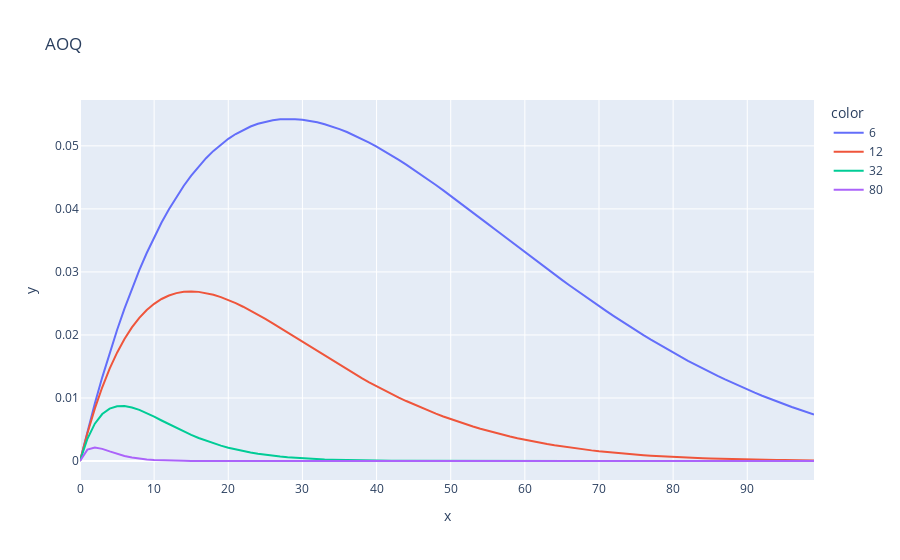

Notebook code cell kept with this figure:
### Code cell
px.line(x=df['NG_units'], y=df['AOQ'], color=df['N_drawn'], title='AOQ')
